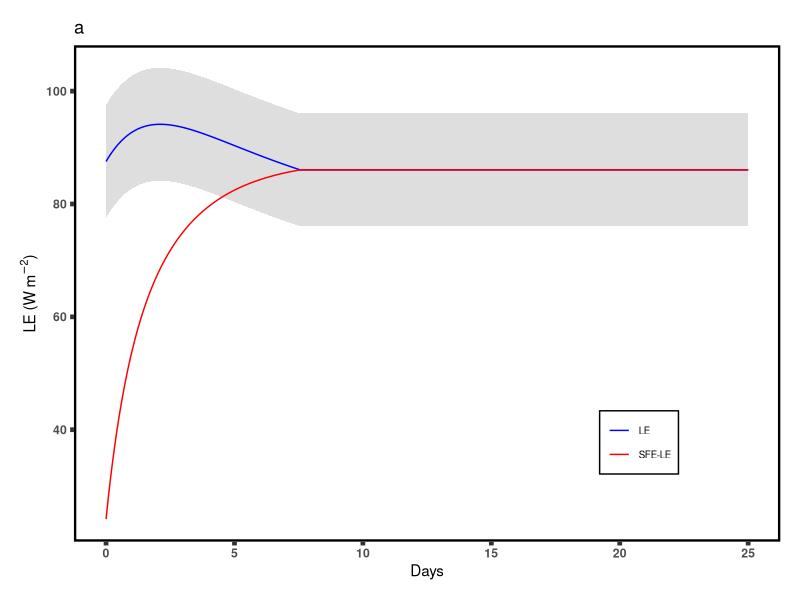
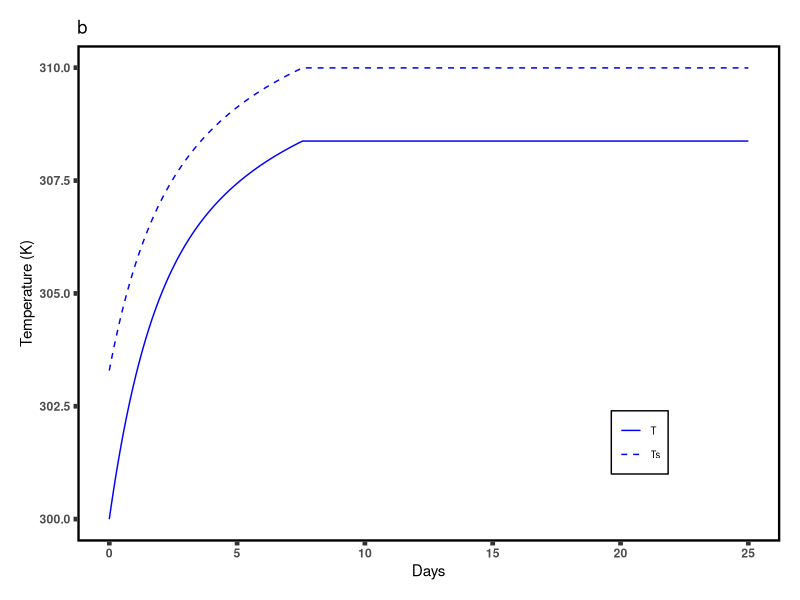
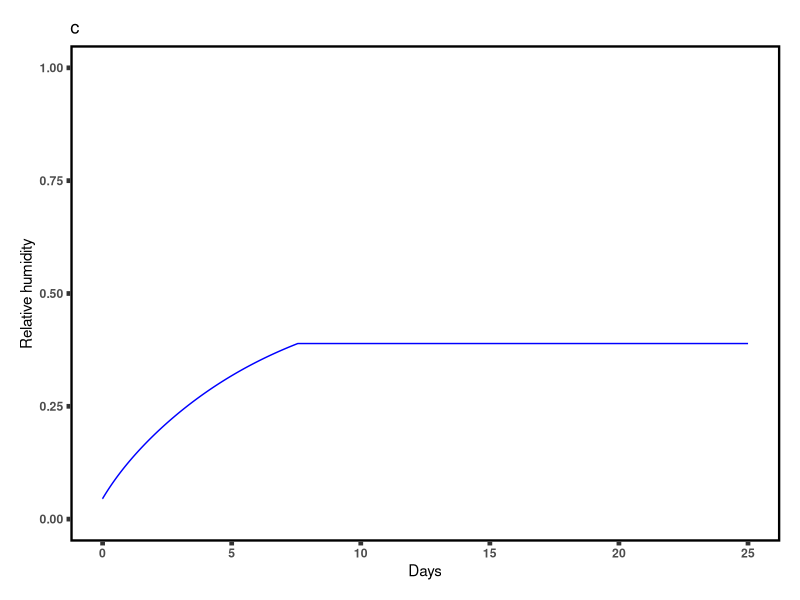
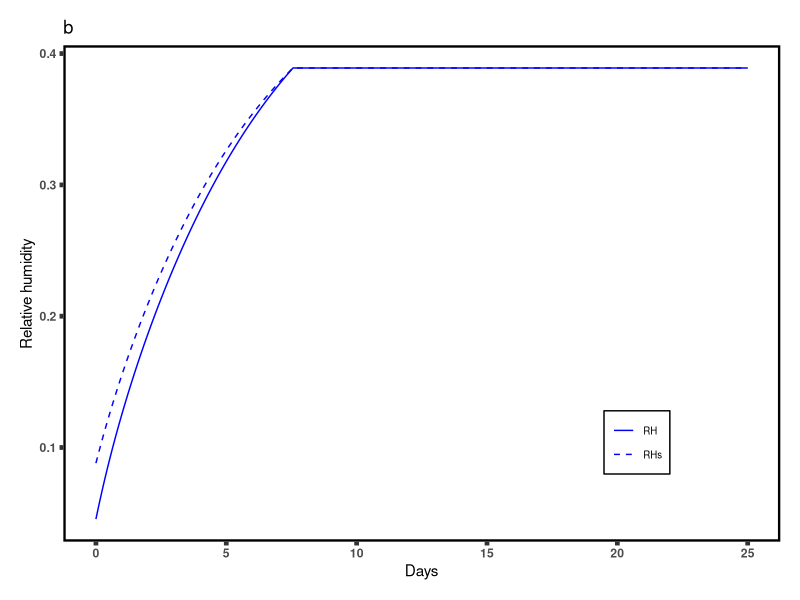
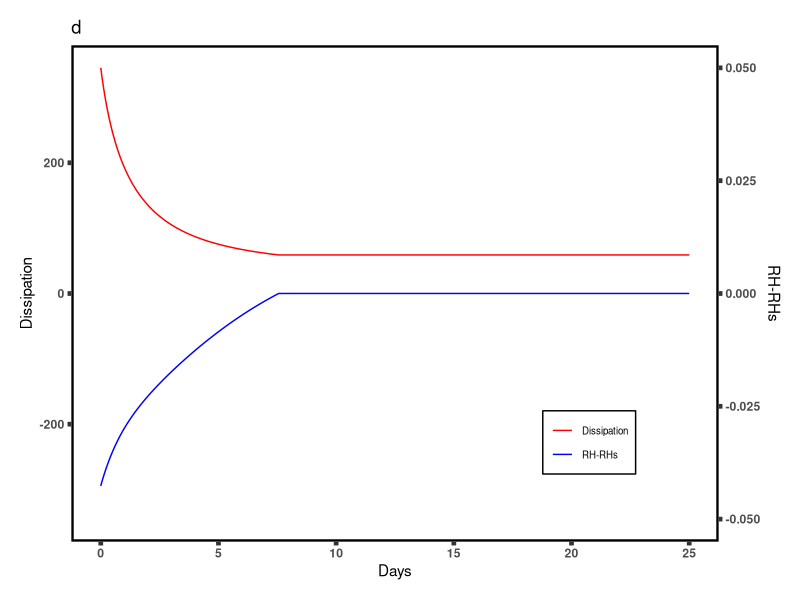
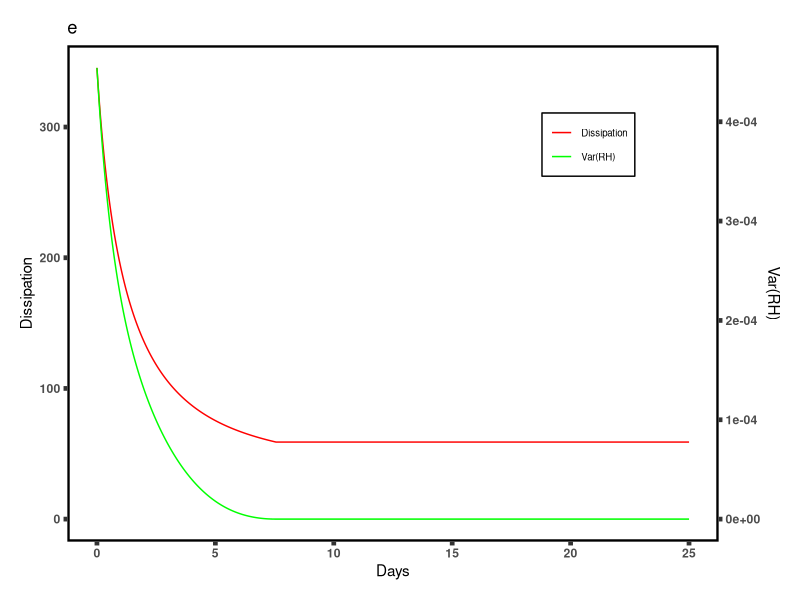
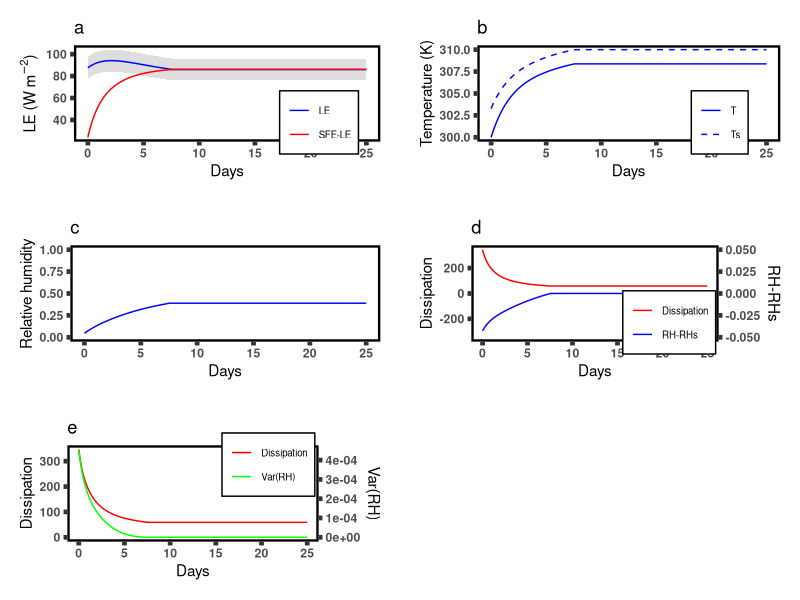

Reproduce these figures in R, in order.
###### The following codes are used to generate Figure 3 in Wang et al. "Towards a unified understanding: the linkage of MaxEnt, ETRHEQ, and SFE Models in estimating evapotranspiration"
###### The codes was developed by Yi Wang.


# Load necessary library
library(deSolve) 
library(ggplot2) 
library(gridExtra)
library(grid)

# Initialize lists for storing variables globally
LE_list <<- list() # latent heat (LE, W/m2)
RH_list <<- list() # relative humidity (RH)
RHs_list <<- list() # surface relative humidity (RHs)
delta_RH_list <<- list() # the difference between RHs and RH
var_RH_list <<-list() # the vertical variance of RH
Ts_list <<- list() # surface temperature (K)
qs_list <<- list() # surface specific humidity (kg/kg)
D_list <<- list() # Dissipation
T_list <<-list() # air temperature in the box (K)
q_list <<-list() # air specific humidity in the box
LE_SFE_list <<-list() # estimated LE based on the SFE model (McColl et al. 2019)

# Define parameters and constants
params <- list(ga = 1/50, gs = 1/900, Tg = 8 + 273.15, kg = 0.3, 
               Fsd = 700, Fld = 300, alpha = 0.5, h = 1000, emi = 0.98, 
               SB = 5.67037442e-8, epsilon = 0.622, cp = 1005, 
               lambda = 2.502e6, gamma <- 1005/2.502e6, g = 9.81, rho = 1.293, 
               dg = 1)

# ga is the aerodynamic conductance (m/s)
# gs is the surface conductance (m/s)
# Tg is the ground heat flux reference temperature (K)
# kg is the ground heat flux conductivity (J·m−1·s−1·K−1)
# Fsd is the downwelling shortwave radiation (W/m2)
# Fld is the downwelling longwave radiation (W/m2)
# alpha is the surface albedo 
# h is the boundary layer height (m)
# emi is the surface emissivity
# SB is the Stefan–Boltzmann constant
# epsilon is the dimensionless ratio of the gas constant for dry air to water vapor
# cp is the specific heat of air at constant pressure (J·kg−1·K−1)
# lambda is the latent heat of vaporization (J·kg−1)
# gamma = cp/lambda
# g is the gravitational acceleration (m·s−2)
# rho is the air density (kg/m3)
# dg is the the depth to a deep soil layer with constant reference temperature (m)


# Define a function to solve for Ts
solve_for_Ts <- function(T, q, params) {
  fn <- function(Ts) {
    Rn <- (1 - params$alpha) * params$Fsd + params$Fld - params$emi * params$SB * Ts^4 #under Eq. 8 in McColl et al. 2019
    G <- params$kg * (Ts - params$Tg) / params$dg #under Eq. 8 in McColl et al. 2019
    H <- params$rho * params$cp * params$ga * (Ts - T) #Eq. 9 in McColl et al. 2019
    
    # Calculate q*_{Ts}
    estar_Ts <- 611.2 * exp(17.67 * (Ts - 273.15) / (Ts - 29.65)) #Eq. 11 in Salvucci and Gentine 2013
    qstar_Ts <- params$epsilon * estar_Ts / (101325 - (1 - params$epsilon) * estar_Ts) #Eq.9 in Salvucci and Gentine 2013
    LE <- params$rho * params$lambda * params$ga * params$gs / (params$ga + params$gs) * (qstar_Ts - q) #Eq. 10 in McColl et al. 2019
    
    Rn - G - H - LE 
  }
  
  # Use a numerical solver to find Ts
  Ts_solution <- uniroot(fn, lower = 273, upper = 350)$root  
  return(Ts_solution)
}

# Define a function to solve for Ts
solve_for_qs <- function(Ts, q, params) {
  estar_Ts <- 611.2 * exp(17.67 * (Ts - 273.15) / (Ts - 29.65)) #Eq. 11 in Salvucci and Gentine 2013
  qstar_Ts <- params$epsilon * estar_Ts / (101325 - (1 - params$epsilon) * estar_Ts) #Eq.9 in Salvucci and Gentine 2013
  
  # Calculate LE using the first LE equation
  LE <- params$rho * params$lambda * params$ga * params$gs / (params$ga + params$gs) * (qstar_Ts - q) #Eq. 10 in McColl et al. 2019
  
  
  qs <- qstar_Ts - LE / (params$rho * params$lambda * params$gs) #Eq. 10 in McColl et al. 2019
  
  return(qs)
}


# The temperature and moisture budgets for the box model
model <- function(t, state, params) {
  with(as.list(c(state, params)), {
    # Solve for Ts and qs
    Ts <- solve_for_Ts(T, q, params) 
    qs <- solve_for_qs(Ts, q, params) 
    
    # Access the global lists
    globalLE_list <- get("LE_list", envir = .GlobalEnv)
    globalRH_list <- get("RH_list", envir = .GlobalEnv)
    globalRHs_list <- get("RHs_list", envir = .GlobalEnv)
    globaldelta_RH_list <- get("delta_RH_list", envir = .GlobalEnv)
    globalvar_RH_list <- get("var_RH_list", envir = .GlobalEnv)
    globalTs_list <- get("Ts_list", envir = .GlobalEnv)
    globalqs_list <- get("qs_list", envir = .GlobalEnv)
    globalD_list <- get("D_list", envir = .GlobalEnv)
    globalT_list <- get("T_list", envir = .GlobalEnv)
    globalq_list <- get("q_list", envir = .GlobalEnv)
    globalLE_SFE_list <- get("LE_SFE_list", envir = .GlobalEnv)
    
    
    # Define additional parameters
    gr <- h / (10 * 86400)  # Relaxation conductance (h divided by 10 days in seconds)
    Tr <- 10 + 273.15       # Atmospheric cooling relaxation temperature in Kelvin
    qr <- 0.0011574074074074073    # Atmospheric drying relaxation specific humidity in kg/kg
    
    # Calculate Rn (Net Radiation) Ref: McColl et al. 2019
    Rn <- (1 - alpha) * Fsd + Fld - emi * SB * Ts^4 
    
    # Calculate G (Ground Heat Flux) Ref: McColl et al. 2019
    G <- kg * (Ts - Tg) / dg
    
    # Primary calculation of H (Sensible Heat Flux) Eq. 9 in McColl et al. 2019
    H <- rho * cp * ga * (Ts - T)
    
    
    # calculating surface and atmospheric saturated specific humidity
    estar_T <- 611.2 * exp(17.67 * (T - 273.15) / (T - 29.65))
    qstar_T <- params$epsilon * estar_T / (101325 - (1 - params$epsilon) * estar_T)
    estar_Ts <- 611.2 * exp(17.67 * (Ts - 273.15) / (Ts - 29.65))
    qstar_Ts <- params$epsilon * estar_Ts / (101325 - (1 - params$epsilon) * estar_Ts)
    
    
    # Calculate air RH (Relative Humidity)
    RH <- q / qstar_T
    
    # Check for condensation
    if (RH >= 1) {
      # Calculate condensation rate
      condensation_rate <- max(0, q - qstar_T)
      
      # Adjust LE for condensation
      LE <- LE - condensation_rate * params$lambda
      
      # Update dTdt and dqdt for condensation
      dTdt <- dTdt + condensation_rate * params$lambda / (rho * cp)
      dqdt <- dqdt - condensation_rate / (rho * h)
    }
    
    
    # Calculate surface RH
    RHs <- qs / qstar_Ts
    
    # Calculate the vertical difference in RH
    delta_RH <- RH - RHs
    
    # Calculate the vertical variance of RH
    var_RH <- 1/4*(RHs - RH)^2
    
    
    # Calculate the slope of the relation between saturation vapor pressure and temperature
    delta <- (qstar_Ts - qstar_T) / (Ts - T)
    
    
    # Calculate LE (Latent Heat Flux) from the energy balance equation
    LE <- Rn - G - H
    
    # Calculate LE based on the SFE model (Eq. 5 in McColl et al. 2019) 
    LE_SFE <-(RH*delta*lambda/cp/((RH*delta*lambda/cp)+1))*(Rn-G)
    
    # Thermal inertia for G
    Is <- 800
    
    # Thermal inertia for H
    Ia <- rho * cp * sqrt(ga)
    
    # Thermal inertia for LE
    Ie <- delta/gamma*RHs*Ia
    
    # Calculte the dissipation
    D <- 2 * ((G)^2) / Is + 2 * (H^2) / Ia + 2 * (LE^2) / Ie
    
    
    # Store LE and RH in global lists
    globalLE_list[[as.character(t)]] <- LE
    globalRH_list[[as.character(t)]] <- RH
    globalRHs_list[[as.character(t)]] <- RHs
    globaldelta_RH_list[[as.character(t)]] <- delta_RH
    globalvar_RH_list[[as.character(t)]] <- var_RH
    globalTs_list[[as.character(t)]] <- Ts
    globalqs_list[[as.character(t)]] <- qs
    globalD_list[[as.character(t)]] <- D
    globalT_list[[as.character(t)]] <- T
    globalq_list[[as.character(t)]] <- q
    globalLE_SFE_list[[as.character(t)]] <- LE_SFE
    
    assign("LE_list", globalLE_list, envir = .GlobalEnv)
    assign("RH_list", globalRH_list, envir = .GlobalEnv)
    assign("RHs_list", globalRHs_list, envir = .GlobalEnv)
    assign("delta_RH_list", globaldelta_RH_list, envir = .GlobalEnv)
    assign("var_RH_list", globalvar_RH_list, envir = .GlobalEnv)
    assign("Ts_list", globalTs_list, envir = .GlobalEnv)
    assign("qs_list", globalqs_list, envir = .GlobalEnv)
    assign("D_list", globalD_list, envir = .GlobalEnv)
    assign("T_list", globalT_list, envir = .GlobalEnv)
    assign("q_list", globalq_list, envir = .GlobalEnv)
    assign("LE_SFE_list", globalLE_SFE_list, envir = .GlobalEnv)
    
    
    # Force RH to equal RHs if RH > RHs (the steady state)
    if (RH > RHs) {
      RH <- RHs
      
      # Set the model to steady state
      dTdt <- 0
      dqdt <- 0
      
    }else{
      # Differential equations for T and q following McColl et al. (2019)
      dTdt <- H / (rho * cp * h) + gr / h * (Tr - T)
      dqdt <- LE / (rho * lambda * h) + gr / h * (qr - q)
      
      # Differential equations for T and q ignoring the atmospheric cooling and drying terms (optional)
      #dTdt <- H / (rho * cp * h)
      #dqdt <- LE / (rho * lambda * h)
    }
    
    
    return(list(c(dTdt, dqdt)))
    
  })
  
  
}


# Initial conditions, now including Ts and qs
initial_state <- c(T = 300, q = 0.001) # Initial Ts and qs need to be set

# Time vector (25 days)
time <- seq(0, 25 * 86400, by = 3600) 

# Initialize global variables for LE and RH
LE <- numeric(length = length(time))
RH <- numeric(length = length(time))
RHs <- numeric(length = length(time))
delta_RH <- numeric(length = length(time))
var_RH <- numeric(length = length(time))
Ts <- numeric(length = length(time))
qs <- numeric(length = length(time))
D <- numeric(length = length(time))
T <- numeric(length = length(time))
q <- numeric(length = length(time))
LE_SFE <- numeric(length = length(time))

names(LE) <- time
names(RH) <- time
names(RHs) <- time
names(delta_RH) <- time
names(var_RH) <- time
names(Ts) <- time
names(qs) <- time
names(D) <- time
names(T) <- time
names(q) <- time
names(LE_SFE) <- time



# Solve the model which will provide T and q at each timestep. Output only stores T and q while the lists stored every variable of interest.
output <- ode(y = initial_state, times = time, func = model, parms = params)

# Processing the output (optional, depending on your analysis needs)
output_df <- as.data.frame(output)


# Combine the lists into a data frame
results_df <- data.frame(
  Time = as.numeric(names(LE_list)),  # assuming the names of the lists are the time values
  LE = unlist(LE_list),
  RH = unlist(RH_list),
  RHs = unlist(RHs_list),
  delta_RH = unlist(delta_RH_list),
  var_RH = unlist(var_RH_list),
  Ts = unlist(Ts_list),
  qs = unlist(qs_list),
  D = unlist(D_list),
  T = unlist(T_list),
  q = unlist(q_list),
  LE_SFE = unlist(LE_SFE_list)
)

results_df$time <- results_df[, "Time"] / 86400  # Convert time from seconds to days


# Plot the LE and the SFE estimated LE (LE-SFE)

plot_LE <- ggplot(data = results_df, aes(x = time)) +
  geom_ribbon(aes(ymin = LE - 10, ymax = LE + 10), fill = "grey", alpha = 0.5) +
  geom_line(aes(y = LE, color = "LE")) +
  geom_line(aes(y = LE_SFE, color = "SFE-LE")) +
  labs(title = 'a', x = 'Days', y = 'LE ('*W~m^-2*')') +
  scale_color_manual(name = "Legend", values = c("LE" = "blue", "SFE-LE" = "red")) +
  theme_bw()+theme(axis.title.y = element_text(face="plain", size=11))+
  theme(
    legend.background = element_rect(linetype="solid",color ="1"),
    legend.text = element_text(size = 7),
    legend.title = element_blank(),
    plot.margin = margin(0.5, 0.5, 0.5, 0.5, "cm"),
    axis.text.x = element_text(face = "bold"),
    axis.text.y = element_text(face = "bold"),
    panel.grid=element_blank(),
    panel.border = element_rect(colour = "black", size=1.6),
    axis.ticks = element_line(size = 1.6),
    legend.position = c(0.8,0.2),
    legend.box = "vertical")

plot_LE

# Plot T and Ts over Time
plot_T_Ts <- ggplot(data = results_df, aes(x = time)) +
  geom_line(aes(y = Ts, linetype = "Ts"), color = 'blue') +
  geom_line(aes(y = T, linetype = "T"), color = 'blue') +
  labs(title = 'b', x = 'Days', y = 'Temperature (K)') +
  scale_linetype_manual(name = "Line Type", values = c( "Ts" = "dashed","T" = "solid")) +
  theme_bw()+theme(axis.title.y = element_text(face="plain", size=11))+
  theme(
    legend.background = element_rect(linetype="solid",color ="1"),
    legend.text = element_text(size = 7),
    legend.title = element_blank(),
    plot.margin = margin(0.5, 0.5, 0.5, 0.5, "cm"),
    axis.text.x = element_text(face = "bold"),
    axis.text.y = element_text(face = "bold"),
    panel.grid=element_blank(),
    panel.border = element_rect(colour = "black", size=1.6),
    axis.ticks = element_line(size = 1.6),
    legend.position = c(0.8,0.2),
    legend.box = "vertical")

plot_T_Ts

# Plot RH change over time
plot_RH <- ggplot(data = results_df, aes(x = time)) +
  geom_line(aes(y = RH), color = 'blue') +
  labs(title = 'c', x = 'Days', y = 'Relative humidity') +
  ylim(0,1)+
  theme_bw()+theme(axis.title.y = element_text(face="plain", size=11))+
  theme(
    legend.background = element_rect(linetype="solid",color ="1"),
    legend.text = element_text(size = 7),
    legend.title = element_blank(),
    plot.margin = margin(0.5, 0.5, 0.5, 0.5, "cm"),
    axis.text.x = element_text(face = "bold"),
    axis.text.y = element_text(face = "bold"),
    panel.grid=element_blank(),
    panel.border = element_rect(colour = "black", size=1.6),
    axis.ticks = element_line(size = 1.6),
    legend.position = "none")

plot_RH

# Plot RH and RHs over Time
plot_RH_RHs <- ggplot(data = results_df, aes(x = time)) +
  geom_line(aes(y = RHs, linetype = "RHs"), color = 'blue') +
  geom_line(aes(y = RH, linetype = "RH"), color = 'blue') +
  labs(title = 'b', x = 'Days', y = 'Relative humidity') +
  scale_linetype_manual(name = "Line Type", values = c( "RHs" = "dashed","RH" = "solid")) +
  theme_bw()+theme(axis.title.y = element_text(face="plain", size=11))+
  theme(
    legend.background = element_rect(linetype="solid",color ="1"),
    legend.text = element_text(size = 7),
    legend.title = element_blank(),
    plot.margin = margin(0.5, 0.5, 0.5, 0.5, "cm"),
    axis.text.x = element_text(face = "bold"),
    axis.text.y = element_text(face = "bold"),
    panel.grid=element_blank(),
    panel.border = element_rect(colour = "black", size=1.6),
    axis.ticks = element_line(size = 1.6),
    legend.position = c(0.8,0.2),
    legend.box = "vertical")

plot_RH_RHs

#plot vertical difference in RH and dissipation with time

scale_factor <- max(results_df$D) / 0.05

plot_delta_RH_D <- ggplot(data = results_df, aes(x = time)) +
  geom_line(aes(y = D, color = "Dissipation")) +
  geom_line(aes(y = delta_RH * scale_factor, color = "RH-RHs")) +
  scale_y_continuous(
    name = "Dissipation",
    limits = c(-0.05 * scale_factor, max(results_df$D)),  # Adjust limits for primary axis
    sec.axis = sec_axis(~ . / scale_factor, name = "RH-RHs")  # Scale secondary axis
  ) +
  scale_color_manual(name = "Legend", values = c("Dissipation" = "red", "RH-RHs" = "blue")) +
  labs(title = 'd',x = 'Days') +
  theme_bw() +
  theme(
    axis.title.y = element_text(face="plain", size=11),
    legend.background = element_rect(linetype="solid", color ="1"),
    legend.text = element_text(size = 7),
    legend.title = element_blank(),
    plot.margin = margin(0.5, 0.5, 0.5, 0.5, "cm"),
    axis.text.x = element_text(face = "bold"),
    axis.text.y = element_text(face = "bold"),
    panel.grid = element_blank(),
    panel.border = element_rect(colour = "black", size=1.6),
    axis.ticks = element_line(size = 1.6),
    legend.position = c(0.8,0.2),
    legend.box = "vertical"
  )
plot_delta_RH_D


#plot vertical variance of RH and dissipation over time
plot_var_RH_D <- ggplot(data = results_df, aes(x = time)) +
  geom_line(aes(y = D, color = "Dissipation")) +
  geom_line(aes(y = (var_RH - min(results_df$var_RH)) / (max(results_df$var_RH) - min(results_df$var_RH)) * max(results_df$D), color = "Var(RH)")) +
  scale_y_continuous(
    name = "Dissipation",
    sec.axis = sec_axis(~ . / max(results_df$D) * (max(results_df$var_RH) - min(results_df$var_RH)) + min(results_df$var_RH), name = "Var(RH)")
  ) +
  scale_color_manual(name = "Legend", values = c("Dissipation" = "red", "Var(RH)" = "green")) +
  labs(title = 'e', x = 'Days') + 
  theme_bw() +
  theme(
    axis.title.y = element_text(face="plain", size=11),
    legend.background = element_rect(linetype="solid", color ="1"),
    legend.text = element_text(size = 7),
    legend.title = element_blank(),
    plot.margin = margin(0.5, 0.5, 0.5, 0.5, "cm"),
    axis.text.x = element_text(face = "bold"),
    axis.text.y = element_text(face = "bold"),
    panel.grid = element_blank(),
    panel.border = element_rect(colour = "black", size=1.6),
    axis.ticks = element_line(size = 1.6),
    legend.position = c(0.8,0.8),
    legend.box = "vertical"
  )
plot_var_RH_D


#Output the graphs
model_simulation <- grid.arrange(plot_LE,plot_T_Ts,plot_RH,plot_delta_RH_D,plot_var_RH_D ,nrow=3)
ggsave("Figure 3 .png", plot=model_simulation, dpi =800, width =10 , height = 10)
